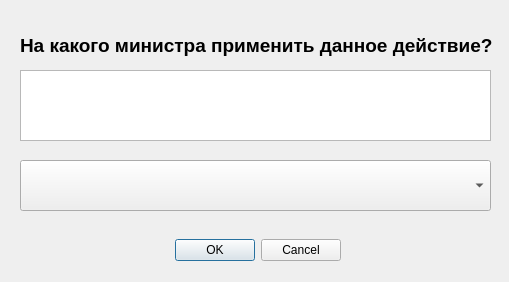
<?xml version="1.0" encoding="UTF-8"?>
<ui version="4.0">
 <class>PickTheMin</class>
 <widget class="QDialog" name="PickTheMin">
  <property name="windowModality">
   <enum>Qt::NonModal</enum>
  </property>
  <property name="geometry">
   <rect>
    <x>0</x>
    <y>0</y>
    <width>509</width>
    <height>282</height>
   </rect>
  </property>
  <property name="windowTitle">
   <string>Выбор министра</string>
  </property>
  <widget class="QLabel" name="label">
   <property name="geometry">
    <rect>
     <x>20</x>
     <y>20</y>
     <width>481</width>
     <height>51</height>
    </rect>
   </property>
   <property name="font">
    <font>
     <pointsize>14</pointsize>
     <weight>75</weight>
     <bold>true</bold>
    </font>
   </property>
   <property name="text">
    <string>На какого министра применить данное действие?</string>
   </property>
  </widget>
  <widget class="QComboBox" name="comboBox">
   <property name="geometry">
    <rect>
     <x>20</x>
     <y>160</y>
     <width>471</width>
     <height>51</height>
    </rect>
   </property>
   <property name="font">
    <font>
     <pointsize>12</pointsize>
     <weight>75</weight>
     <bold>true</bold>
    </font>
   </property>
  </widget>
  <widget class="QDialogButtonBox" name="buttonBox">
   <property name="geometry">
    <rect>
     <x>160</x>
     <y>230</y>
     <width>181</width>
     <height>41</height>
    </rect>
   </property>
   <property name="focusPolicy">
    <enum>Qt::NoFocus</enum>
   </property>
   <property name="locale">
    <locale language="Russian" country="Russia"/>
   </property>
   <property name="standardButtons">
    <set>QDialogButtonBox::Cancel|QDialogButtonBox::Ok</set>
   </property>
  </widget>
  <widget class="QListWidget" name="listWidget">
   <property name="geometry">
    <rect>
     <x>20</x>
     <y>70</y>
     <width>471</width>
     <height>71</height>
    </rect>
   </property>
  </widget>
 </widget>
 <resources/>
 <connections/>
</ui>
